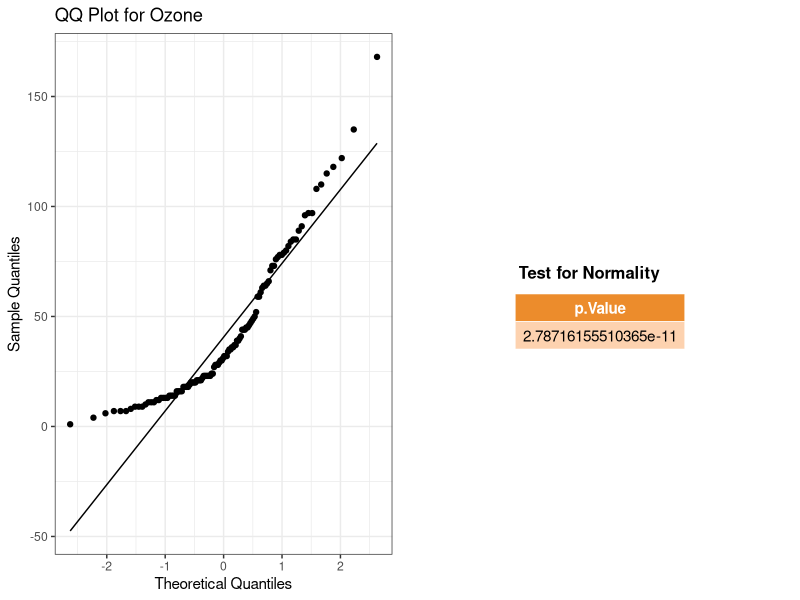
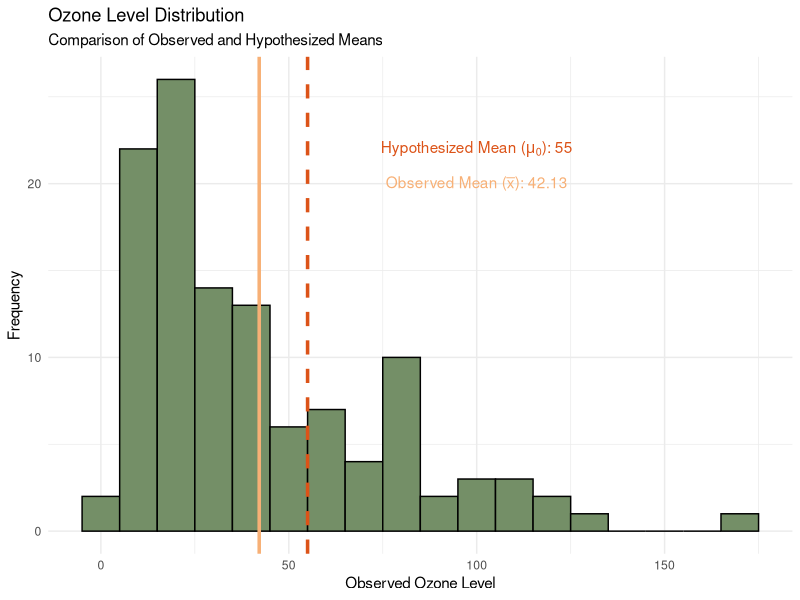

Write the R code that produced these figures, in order.
## ---- chunk 1
# Load Necessary Libraries
library(ggplot2)
suppressPackageStartupMessages(library(dplyr))
library(nortest)
library(ggpubr)
## ---- chunk 2

# View the first few rows of the dataset
head(airquality)
## ---- chunk 3

ozone_data <- na.omit(airquality$Ozone)
df <- length(ozone_data)-1

calculate_stats <- function(data) {
  data <- na.omit(data) # Remove NA values
  mean_val <- mean(data)
  sd_val <- sd(data)
  size_val <- length(data)
  
  cat("Sample Mean:", round(mean_val, 2), "\n")
  cat("Standard Deviation:", round(sd_val, 2), "\n")
  cat("Sample Size:", size_val, "\n")
}

calculate_stats(ozone_data)
## ---- chunk 4

# Function to perform normality test and create QQ plot
perform_normality_test <- function(data) {
  sample_data <- na.omit(data %>% pull(Ozone))
  sample_size <- length(sample_data)
  
  if(sample_size < 50) {
    test_result <- shapiro.test(sample_data)
  } else {
    test_result <- ad.test(sample_data)
  }
  
  p2 <- ggplot(data.frame(sample_data), aes(sample = sample_data)) + 
    stat_qq() +
    stat_qq_line() +
    labs(title = paste("QQ Plot for Ozone"), x = "Theoretical Quantiles", y = "Sample Quantiles") +
    theme_bw()
  
  list(plot = p2, test_result = test_result)
}

# Perform tests and generate QQ plots for each group
results_ozone <- perform_normality_test(airquality)

# Extract p-values
p_values <- data.frame(
  `p-Value` = results_ozone$test_result$p.value)

# Create a table plot for p-values with the specified title
p_table <- ggtexttable(p_values, rows = NULL, theme = ttheme("mOrange"))
p_table <- p_table %>% tab_add_title(text = "Test for Normality", face = "bold", size = 12)

# Arrange all plots and the table in one visual
combined_plot <- ggarrange(
  results_ozone$plot, p_table)

# Display the combined plot
print(combined_plot)
## ---- chunk 5


ggplot(data = airquality, aes(x = Ozone)) +
  geom_histogram(binwidth = 10, fill = "#748F67", color = "black", na.rm = TRUE) +
  
  # Add vertical lines for the means
  geom_vline(aes(xintercept = 42.13), color = "#F7B076", 
             linetype = "solid", linewidth = 1.2) +  # Solid for observed mean
  geom_vline(aes(xintercept = 55), color = "#DC5318", 
             linetype = "dashed", linewidth = 1.2) +  # Dashed for hypothesized mean
  
  # Update the labels
  labs(title = "Ozone Level Distribution",
       subtitle = "Comparison of Observed and Hypothesized Means",
       x = "Observed Ozone Level",
       y = "Frequency") +
  
  # Apply a clean theme
  theme_minimal() +
  
  # Add annotations with hardcoded values and mathematical symbols
  annotate("text", x = 100, y = 20, 
           label = expression(paste("Observed Mean (", bar(x), "): 42.13")), 
           color = "#F7B076") +
  annotate("text", x = 100, y = 22, 
           label = expression(paste("Hypothesized Mean (", mu[0], "): 55")), 
           color = "#DC5318")
## ---- chunk 6

#For a left-tailed test, let alternative = "less", for a right tailed-test: "greater" 
t.test(ozone_data, mu = 55, alternative = "less")
